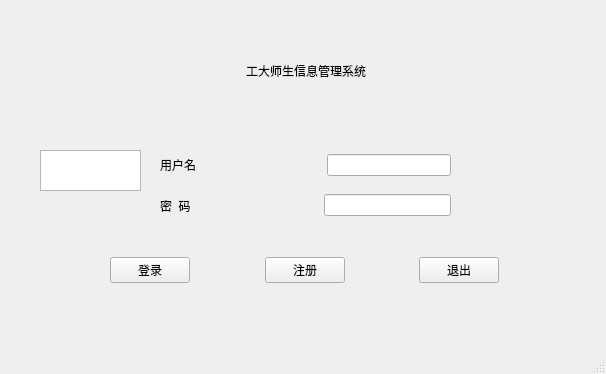
<?xml version="1.0" encoding="UTF-8"?>
<ui version="4.0">
 <class>MainWindow</class>
 <widget class="QMainWindow" name="MainWindow">
  <property name="geometry">
   <rect>
    <x>0</x>
    <y>0</y>
    <width>606</width>
    <height>374</height>
   </rect>
  </property>
  <property name="windowTitle">
   <string>MainWindow</string>
  </property>
  <widget class="QWidget" name="centralwidget">
   <widget class="QWidget" name="horizontalLayoutWidget">
    <property name="geometry">
     <rect>
      <x>160</x>
      <y>130</y>
      <width>291</width>
      <height>70</height>
     </rect>
    </property>
    <layout class="QHBoxLayout" name="Username_table">
     <item>
      <widget class="QLabel" name="Username_text">
       <property name="text">
        <string>用户名</string>
       </property>
      </widget>
     </item>
     <item>
      <spacer name="horizontalSpacer">
       <property name="orientation">
        <enum>Qt::Horizontal</enum>
       </property>
       <property name="sizeHint" stdset="0">
        <size>
         <width>58</width>
         <height>68</height>
        </size>
       </property>
      </spacer>
     </item>
     <item>
      <widget class="QLineEdit" name="Username_input"/>
     </item>
    </layout>
   </widget>
   <widget class="QWidget" name="horizontalLayoutWidget_2">
    <property name="geometry">
     <rect>
      <x>160</x>
      <y>180</y>
      <width>291</width>
      <height>51</height>
     </rect>
    </property>
    <layout class="QHBoxLayout" name="Password_table">
     <item>
      <widget class="QLabel" name="Password_text">
       <property name="text">
        <string>密  码</string>
       </property>
      </widget>
     </item>
     <item>
      <spacer name="horizontalSpacer_2">
       <property name="orientation">
        <enum>Qt::Horizontal</enum>
       </property>
       <property name="sizeHint" stdset="0">
        <size>
         <width>40</width>
         <height>20</height>
        </size>
       </property>
      </spacer>
     </item>
     <item>
      <widget class="QLineEdit" name="Password_input"/>
     </item>
    </layout>
   </widget>
   <widget class="QWidget" name="layoutWidget">
    <property name="geometry">
     <rect>
      <x>110</x>
      <y>30</y>
      <width>391</width>
      <height>81</height>
     </rect>
    </property>
    <layout class="QHBoxLayout" name="Title_lable">
     <item>
      <spacer name="horizontalSpacer_6">
       <property name="orientation">
        <enum>Qt::Horizontal</enum>
       </property>
       <property name="sizeHint" stdset="0">
        <size>
         <width>40</width>
         <height>20</height>
        </size>
       </property>
      </spacer>
     </item>
     <item>
      <widget class="QLabel" name="title">
       <property name="styleSheet">
        <string notr="true">font: 65 20pt &quot;Levenim MT&quot;;</string>
       </property>
       <property name="text">
        <string>工大师生信息管理系统</string>
       </property>
      </widget>
     </item>
     <item>
      <spacer name="horizontalSpacer_7">
       <property name="orientation">
        <enum>Qt::Horizontal</enum>
       </property>
       <property name="sizeHint" stdset="0">
        <size>
         <width>40</width>
         <height>20</height>
        </size>
       </property>
      </spacer>
     </item>
    </layout>
   </widget>
   <widget class="QWidget" name="layoutWidget_3">
    <property name="geometry">
     <rect>
      <x>110</x>
      <y>250</y>
      <width>389</width>
      <height>41</height>
     </rect>
    </property>
    <layout class="QHBoxLayout" name="Option_table">
     <item>
      <widget class="QPushButton" name="login_button">
       <property name="styleSheet">
        <string notr="true">font: 75 10pt &quot;Segoe Print&quot;;</string>
       </property>
       <property name="text">
        <string>登录</string>
       </property>
      </widget>
     </item>
     <item>
      <spacer name="horizontalSpacer_4">
       <property name="orientation">
        <enum>Qt::Horizontal</enum>
       </property>
       <property name="sizeHint" stdset="0">
        <size>
         <width>40</width>
         <height>20</height>
        </size>
       </property>
      </spacer>
     </item>
     <item>
      <widget class="QPushButton" name="register_button">
       <property name="styleSheet">
        <string notr="true">font: 75 10pt &quot;Segoe Print&quot;;</string>
       </property>
       <property name="text">
        <string>注册</string>
       </property>
      </widget>
     </item>
     <item>
      <spacer name="horizontalSpacer_5">
       <property name="orientation">
        <enum>Qt::Horizontal</enum>
       </property>
       <property name="sizeHint" stdset="0">
        <size>
         <width>40</width>
         <height>20</height>
        </size>
       </property>
      </spacer>
     </item>
     <item>
      <widget class="QPushButton" name="exit_button">
       <property name="styleSheet">
        <string notr="true">font: 75 10pt &quot;Segoe Print&quot;;注册
</string>
       </property>
       <property name="text">
        <string>退出</string>
       </property>
      </widget>
     </item>
    </layout>
   </widget>
   <widget class="QTextBrowser" name="textBrowser">
    <property name="geometry">
     <rect>
      <x>40</x>
      <y>150</y>
      <width>101</width>
      <height>41</height>
     </rect>
    </property>
   </widget>
   <zorder>horizontalLayoutWidget</zorder>
   <zorder>horizontalLayoutWidget_2</zorder>
   <zorder>layoutWidget</zorder>
   <zorder>layoutWidget_3</zorder>
   <zorder>textBrowser</zorder>
   <zorder>horizontalSpacer_2</zorder>
  </widget>
  <widget class="QMenuBar" name="menubar">
   <property name="geometry">
    <rect>
     <x>0</x>
     <y>0</y>
     <width>606</width>
     <height>26</height>
    </rect>
   </property>
  </widget>
  <widget class="QStatusBar" name="statusbar"/>
 </widget>
 <resources/>
 <connections/>
</ui>
